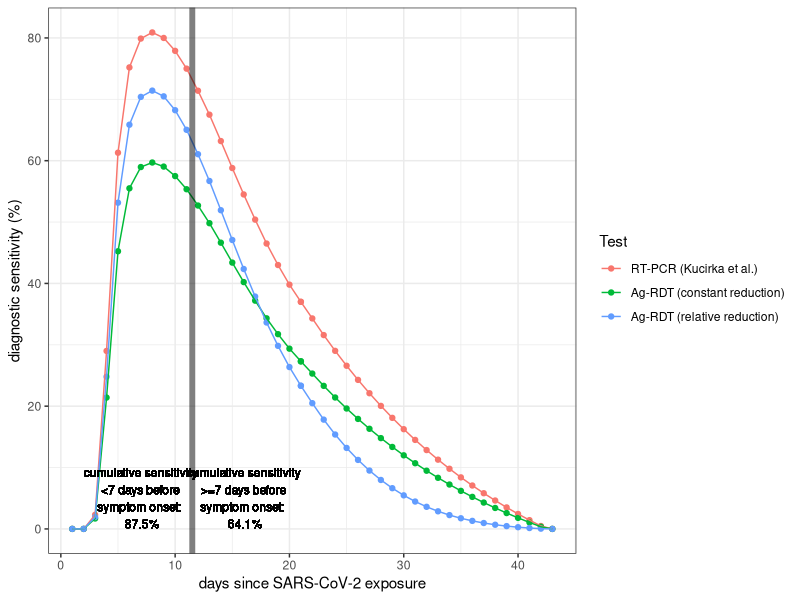

Here is the R script that generated this plot:
library(dplyr)
library(ggplot2)
library(tidyr)
library(stringr)

# load raw data from Kucirka et al. Ann Intern Med 2020
df_kucirka_raw = read.csv2("kucirka_raw.csv")

# take median FNR, remove percent sign, add as new column, divide by 100 and calculate sensitivity as 1-fnr
fnr_raw = str_split(as.character(df_kucirka_raw$False.negative.rate..95..CI.),'%', simplify=T)[,1]
fnr_numeric = as.numeric(fnr_raw)/100
df_kucirka_raw$fnr = fnr_numeric

# clean dataframe for kucirka data
df_kucirka_fnr = df_kucirka_raw%>%
  mutate(sens = 1-fnr)%>%
  dplyr::select(day, fnr, sens)

# extrapolate past 21 days using exponential decay model
model = lm(sens ~ exp(-day*0.055), data = filter(df_kucirka_fnr, day > 10))
sens_predicted = predict(model, data.frame(day = 22:43))%>%as.data.frame(col.names = c('sens'))
colnames(sens_predicted) = 'sens'

# extrapolated data
df_kucirka_extrapolated = sens_predicted%>%
  mutate(day = row_number()+21)%>%
  mutate(sens = ifelse(sens<0,0,sens))%>%
  mutate(fnr = 1-sens)

# combine original and extrapolated data
df_kucirka = rbind(df_kucirka_fnr%>%mutate(Source = 'Kucirka et al.'), df_kucirka_extrapolated%>%mutate(Source = 'Extrapolated')%>%rbind(.,data.frame(sens = 0.37, day = 21, fnr = 0.63, Source = "Extrapolated")))


###############################################
### Antigen rapid diagnostic tests (Ag-RDT) ###
###############################################

### Calculate sensitivity relative to RT-PCR
# data entered manually from meta-analysis from Brummer et al. medrxiv 2020

# Ag-RDT: constant reduction over full infectious period (C)
C_median = 0.738;

# Ag-RDT: less reduction <7 days from symptom onset (Early), compared to >=7 days (Late) (E vs L)
E_median = 0.875; L_median = 0.641; 

# incubation period: assume 5 days
incubation_period = 5

# distance function to minize to find shape parameters
func_optim = function(par){
  
  gamma = par[1]
  beta = par[2]
  
  dat = df_kucirka%>%
    mutate(days_from_peak = day-8)%>%
    mutate(sens_adj_rel = sens*(1-gamma)*exp(-abs(days_from_peak^2)*beta))
  
  dat_early = filter(dat, day < incubation_period + 7)
  dat_late = filter(dat, day >= incubation_period + 7)
  
  # what are the distances?
  distance_overall = C_median - sum(dat$sens_adj_rel)/sum(dat$sens)
  
  distance_early = E_median - sum(dat_early$sens_adj_rel)/sum(dat_early$sens)
  
  distance_late = L_median - sum(dat_late$sens_adj_rel)/sum(dat_late$sens)
  
  # final distance
  distances_sum_sq = abs(distance_overall) + abs(distance_early) + abs(distance_late)
  
  return(distances_sum_sq)
}

# find shape parameters by minimizing distance function func_optim
result_optim = optim(par = c(0,0.1), func_optim)
gamma = result_optim$par[1]
beta = result_optim$par[2]

# calculate Ag-RDT sensitivity using ovrall estimate from Brummer et al. (absolute reduction) and shape parameters (relative reduction)
df_sens = df_kucirka%>%
  mutate(days_from_peak = day-8)%>%
  mutate(sens_adj_const = sens*C_median)%>%
  mutate(sens_adj_rel = sens*(1-gamma)*exp(-days_from_peak^2*beta))

### calculate area under sensitivity curve before and after cut-offs defined in Brummer
dat_early = filter(df_sens, day <= incubation_period+6)
dat_late = filter(df_sens, day >= incubation_period+7)
sens_rel_early = sum(dat_early$sens_adj_rel)/sum(dat_early$sens)
sens_rel_late = sum(dat_late$sens_adj_rel)/sum(dat_late$sens)

# put data in long format
df_sens_long = df_sens%>%
  dplyr::select(-c(fnr, Source))%>%
  pivot_longer(-c(day, days_from_peak), names_to = 'Test', values_to = 'sensitivity')


###############################
### Plot sensitivity curves ###
###############################

# adjust factors for plotting
df_sens_long_plot = df_sens_long

df_sens_long_plot$Test = factor(df_sens_long_plot$Test, levels = c('sens', 'sens_adj_const', 'sens_adj_rel'),
                                labels = c('RT-PCR (Kucirka et al.)', 'Ag-RDT (constant reduction)', 'Ag-RDT (relative reduction)'))


p_sens_curves = ggplot(df_sens_long_plot, aes(x = day, y = sensitivity*100, ymin = 0, ymax = sensitivity, colour = Test, fill = Test))+
  geom_point()+
  geom_line()+
  theme_bw()+
  ylab("diagnostic sensitivity (%)")+
  xlab("days since SARS-CoV-2 exposure")+
  geom_vline(xintercept = 11.5, size = 2, alpha = 0.5)+
  geom_text(x = 7, y = 5, label = paste0("cumulative sensitivity\n<7 days before\nsymptom onset: \n ", round(sens_rel_early, 4)*100, "%"), 
            colour = 'black', size = 3)+
  geom_text(x = 16, y = 5, label = paste0("cumulative sensitivity\n>=7 days before\nsymptom onset: \n ",round(sens_rel_late,4)*100, "%"), 
            colour = 'black', size = 3)
p_sens_curves



###################################
### Save final sensitivity data ###
###################################

# ### Main analysis: 
# # RT-PCR: extrapolated sensitivity from Kurcika et al.
# # Ag-RDT A: uniform reduction in sensitivity relative to RT-PCR, using estimate from Brummer et al.
# # Ag-RDT B: time-varying reduction in sensitivity relative to RT-PCR, using exponential function with shape parameters defined above

# write.csv(df_sens_long, paste0(filepath_sensitivity_curves, "kucirka_adjusted.csv"))

### Sensitivty analysis 1
# a uniform sensitivity function
# for a sensitivity analysis to see to what degree time-varying sensitivity drives stochasticity in our results
sens_pcr_uniform = 0.7
sens_rdt_uniform = sens_pcr_uniform*0.738
df_sens_long_uniform = df_sens_long%>%
  mutate(sensitivity = case_when(Test == "sens" ~ sens_pcr_uniform,
                                 Test != "sens" ~ sens_rdt_uniform))
#write.csv(df_sens_long_uniform, paste0(filepath_sensitivity_curves, "kucirka_uniform.csv"))

### Sensitivity analsis 2
# a perfect sensitivity function
sens_pcr_perfect = 1
sens_rdt_perfect = 1
df_sens_long_perfect = df_sens_long%>%
  mutate(sensitivity = case_when(Test == "sens" ~ sens_pcr_perfect,
                                 Test != "sens" ~ sens_rdt_perfect))
#write.csv(df_sens_long_perfect, paste0(filepath_sensitivity_curves, "kucirka_perfect.csv"))
